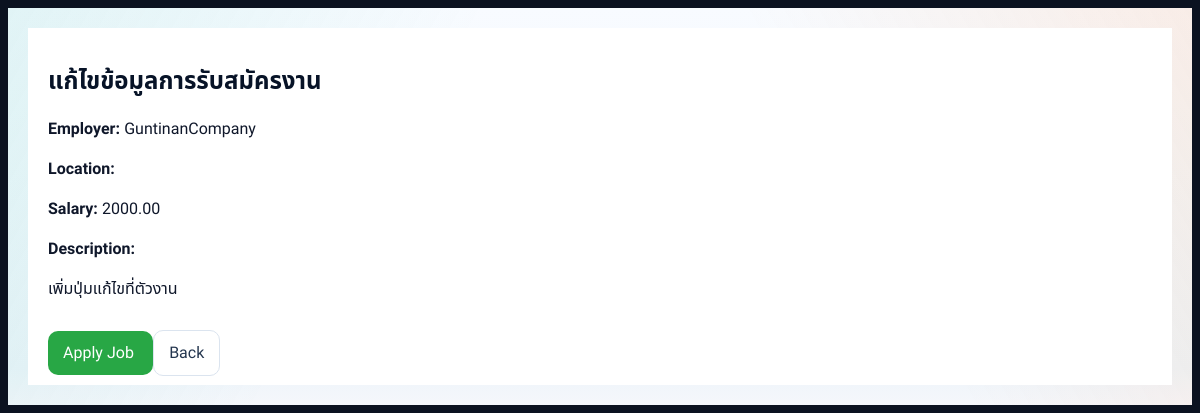
/job_details.php?job_id=8 (signed in), run on the app's committed database.
### tables this page shows
CREATE TABLE `job` (
  `job_id` int(11) NOT NULL,
  `employer_id` int(11) NOT NULL,
  `title` varchar(255) NOT NULL,
  `description` text NOT NULL,
  `location` varchar(255) NOT NULL,
  `salary` decimal(10,2) DEFAULT 0.00,
  `latitude` double DEFAULT NULL,
  `longitude` double DEFAULT NULL,
  `deadline` datetime DEFAULT NULL,
  `status` enum('open','in_progress','completed','closed') DEFAULT 'open',
  `admin_status` enum('pending','approved','rejected') DEFAULT 'pending',
  `created_at` timestamp NOT NULL DEFAULT current_timestamp(),
  `category` varchar(100) DEFAULT NULL,
  `employment_type` varchar(40) DEFAULT NULL,
  `image_path` varchar(255) DEFAULT NULL,
  `updated_at` timestamp NULL DEFAULT NULL
);

CREATE TABLE `users` (
  `user_id` int(11) NOT NULL,
  `username` varchar(50) DEFAULT NULL,
  `email` varchar(100) DEFAULT NULL,
  `password` varchar(255) DEFAULT NULL,
  `fullname` varchar(100) DEFAULT NULL,
  `phone` varchar(20) DEFAULT NULL,
  `gender` varchar(20) DEFAULT NULL,
  `role` enum('admin','employer','freelancer') DEFAULT NULL,
  `created_at` timestamp NOT NULL DEFAULT current_timestamp(),
  `latitude` double DEFAULT NULL,
  `longitude` double DEFAULT NULL,
  `company_details` text DEFAULT NULL
);

### job_details.php (the view, shortened to what this page needs)
<?php
require_once __DIR__ . "/config.php";
$job_id = $_GET['job_id'];
$query = mysqli_query($conn,"
SELECT job.*, users.username AS employer
FROM job
JOIN users ON job.employer_id = users.user_id
WHERE job.job_id='$job_id'
");
$job = mysqli_fetch_assoc($query);
?>
<!DOCTYPE html>
<html>
<head>
<link rel="stylesheet" href="assets/css/freelancehub-theme.css">
</head>
<body>
<div class="container">
<h2><?php echo $job['title']; ?></h2>
<p>
<b>Employer:</b>
<?php echo $job['employer']; ?>
</p>
<p>
<b>Location:</b>
</p>
<p>
<b>Salary:</b>
<?php echo $job['salary']; ?>
</p>
<p>
<b>Description:</b>
</p>
<p>
<?php
echo nl2br($job['description'] ?? "No description");
?>
</p>
<br>
<a href="apply_job.php?job_id=<?php echo $job['job_id']; ?>"
class="btn btn-success">
Apply Job
</a>
<a href="browse_jobs.php"
class="btn btn-secondary">
Back
</a>
</div>
</body>
</html>

### assets/css/freelancehub-theme.css (style rules this page uses)
:root { --navy: #0b1220; --navy2: #111c31; --navy3: #26364f; --accent: #5b5ff4; --accent2: #7478ff; --blue: #0ea5e9; --green: #14b87a; --yellow: #f59e0b; --orange: #f97316; --pink: #ec4899; --cyan: #06b6d4; --red: #ef4444; --light: #eef3f8; --white: #ffffff; --text: #0f172a; --muted: #64748b; --border: #dbe4ef; --radius: 8px; --shadow-sm: 0 1px 2px rgba(15, 23, 42, .04), 0 10px 24px rgba(15, 23, 42, .06); --shadow-md: 0 18px 42px rgba(15, 23, 42, .10); --focus-ring: 0 0 0 4px rgba(91, 95, 244, .16); }
*, *::before, *::after { letter-spacing: 0 !important; }
html { background: #0b1220; }
body { font-family: 'Noto Sans Thai', 'Sora', system-ui, -apple-system, BlinkMacSystemFont, 'Segoe UI', sans-serif !important; background: linear-gradient(120deg, rgba(20, 184, 166, .10) 0%, rgba(20, 184, 166, 0) 34%), linear-gradient(240deg, rgba(249, 115, 22, .10) 0%, rgba(249, 115, 22, 0) 32%), linear-gradient(180deg, #f8fbff 0%, #edf4fa 360px, #f5f7fb 100%) !important; color: var(--text) !important; text-rendering: optimizeLegibility; -webkit-font-smoothing: antialiased; }
a { color: var(--accent); }
.topbar h1, .topbar h2, .topbar-left h2, .hero h1, h1, h2 { color: #071327 !important; font-weight: 700 !important; line-height: 1.22 !important; }
.btn, button, .btn-login, .btn-register, .btn-primary, .btn-post, .btn-save, .btn-submit, .btn-apply, .btn-post-new, .hero-action.primary, .upload-action, .act-btn, .btn-rate, .btn-back, .btn-detail, .btn-salary-apply, .btn-salary-clear, .btn-cancel, .btn-del-confirm, .resume-link { border-radius: 10px !important; font-family: 'Noto Sans Thai', 'Sora', system-ui, sans-serif !important; line-height: 1.2 !important; }
.btn-secondary, .btn-detail, .btn-back, .btn-cancel, .btn-salary-clear, .hero-action.secondary { background: #ffffff !important; border: 1px solid var(--border) !important; color: #24364f !important; box-shadow: none !important; }

### job_details.php (style rules this page uses)
body { font-family:Arial; background:#f4f6f9; padding:20px; }
.container { background:white; padding:20px; }
.btn { padding:10px 15px; color:white; text-decoration:none; border-radius:5px; }
.btn-success { background:#28a745; }
.btn-secondary { background:#6c757d; }

### data on the page
job: title "แก้ไขข้อมูลการรับสมัครงาน", employer.username "GuntinanCompany", salary "2000.00", description "เพิ่มปุ่มแก้ไขที่ตัวงาน"
